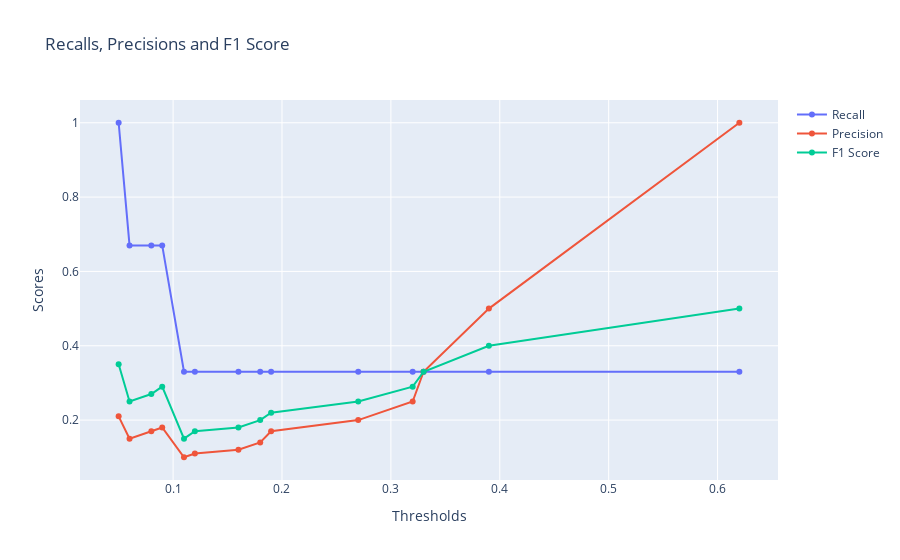

Here is the notebook cell this chart was saved with:
### Code cell
# plot the precisions and recalls and tultip for f1 score with plotly with dot style and line style
# legend should be added for recalls and f1 score and precisions and title for the graph
# import plotly.express as px
# df_confusion_metrix_graph = df_confusion_metrix.round(2)
# fig = px.line(df_confusion_metrix_graph, x='Thresholds', y=['recall', 'precision', 'f1_score'], title='Recalls, Precisions and F1 Score')
# fig.show()

# the above graph is only showint line, but it should be shown with dot style
# so, we will use plotly graph objects to plot the graph with dot style
import plotly.graph_objects as go
df_confusion_metrix_graph = df_confusion_metrix.round(2)
fig = go.Figure()
fig.add_trace(go.Scatter(x=df_confusion_metrix_graph['Thresholds'], y=df_confusion_metrix_graph['recall'], mode='lines+markers', name='Recall'))
fig.add_trace(go.Scatter(x=df_confusion_metrix_graph['Thresholds'], y=df_confusion_metrix_graph['precision'], mode='lines+markers', name='Precision'))
fig.add_trace(go.Scatter(x=df_confusion_metrix_graph['Thresholds'], y=df_confusion_metrix_graph['f1_score'], mode='lines+markers', name='F1 Score'))
fig.update_layout(title='Recalls, Precisions and F1 Score', xaxis_title='Thresholds', yaxis_title='Scores')
fig.show()

### Figure 1 — Plotly figure (JSON) as saved in the notebook; plotly's stock layout.template omitted (floating-point values rounded to 4 significant figures)
{"data": [{"mode": "lines+markers", "name": "Recall", "type": "scatter", "x": [0.05, 0.06, 0.08, 0.09, 0.11, 0.12, 0.16, 0.18, 0.19, 0.27, 0.32, 0.33, 0.39, 0.62], "y": [1, 0.67, 0.67, 0.67, 0.33, 0.33, 0.33, 0.33, 0.33, 0.33, 0.33, 0.33, 0.33, 0.33]}, {"mode": "lines+markers", "name": "Precision", "type": "scatter", "x": [0.05, 0.06, 0.08, 0.09, 0.11, 0.12, 0.16, 0.18, 0.19, 0.27, 0.32, 0.33, 0.39, 0.62], "y": [0.21, 0.15, 0.17, 0.18, 0.1, 0.11, 0.12, 0.14, 0.17, 0.2, 0.25, 0.33, 0.5, 1]}, {"mode": "lines+markers", "name": "F1 Score", "type": "scatter", "x": [0.05, 0.06, 0.08, 0.09, 0.11, 0.12, 0.16, 0.18, 0.19, 0.27, 0.32, 0.33, 0.39, 0.62], "y": [0.35, 0.25, 0.27, 0.29, 0.15, 0.17, 0.18, 0.2, 0.22, 0.25, 0.29, 0.33, 0.4, 0.5]}], "layout": {"title": {"text": "Recalls, Precisions and F1 Score"}, "xaxis": {"title": {"text": "Thresholds"}}, "yaxis": {"title": {"text": "Scores"}}}}
